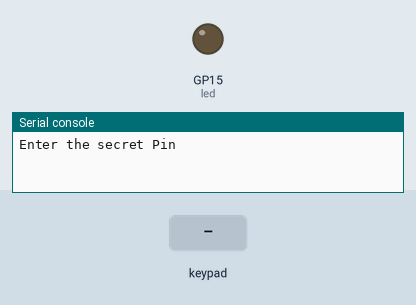
Simulated run of this program. Board: Raspberry Pi Pico running MicroPython. On the bench: output pins drawn as LEDs (lit = HIGH), the last lines printed to the serial console. The test bench sets the inputs (shaded band). Pins used as bus, display or sensor lines are not drawn.

Above: at 1.2 s.
1.3 s: keypad keys 1 2 3 4 5 6 pressed 0.4 s apart
At 4.0 s:
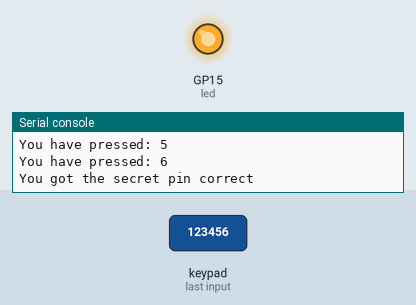
6.7 s: key 'A' pressed
8.2 s: key 'B' pressed
9.7 s: keypad keys 1 2 3 4 5 6 # pressed 0.4 s apart
14.0 s: key 'C' pressed
15.5 s: keypad keys 1 2 3 4 5 6 * pressed 0.4 s apart
Timing chart, 0 to 18.5 s (numbered marks = the images above; inputs shaded):
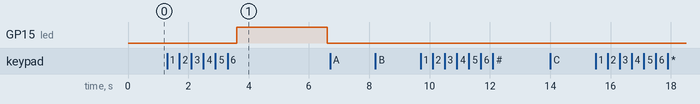

The program:

Main.py
```python
from machine import Pin
import utime


# Create a map between keypad buttons and characters

matrix_keys = [['1', '2', '3', 'A'],
               ['4', '5', '6', 'B'],
               ['7', '8', '9', 'C'],
               ['*', '0', '#', 'D']]

# Define PINs according to cabling
keypad_rows = [9,8,7,6]
keypad_columns = [5,4,3,2]


col_pins = []
row_pins = []

## the keys entered by the user
guess = []
#our secret pin, shhh do not tell anyone
secret_pin = ['1','2','3','4','5','6']
#setup pin to be an output
led = Pin(15, Pin.OUT, Pin.PULL_UP)

for x in range(0,4):
    row_pins.append(Pin(keypad_rows[x], Pin.OUT))
    row_pins[x].value(1)
    col_pins.append(Pin(keypad_columns[x], Pin.IN, Pin.PULL_DOWN))
    col_pins[x].value(0)

##############################Scan keys ####################

def scankeys():

    for row in range(4):
        for col in range(4):
            row_pins[row].high()
            key = None

            if col_pins[col].value() == 1:
                print("You have pressed:", matrix_keys[row][col])
                key_press = matrix_keys[row][col]
                utime.sleep(0.3)
                guess.append(key_press)


            if len(guess) == 6:
                checkPin(guess)

                for x in range(0,6):
                    guess.pop()

        row_pins[row].low()


##############################To check Pin #################
def checkPin(guess):

    if guess == secret_pin:

        print("You got the secret pin correct")
        led.value(1)
        utime.sleep(3)
        led.value(0)

    else:
        print("Better luck next time")


###########################################################

print("Enter the secret Pin")


while True:

    scankeys()
```

Measured:
- after the input at 1.3 s, GP15 (led): LOW → HIGH after 2.3 s, → LOW 3.0 s later
